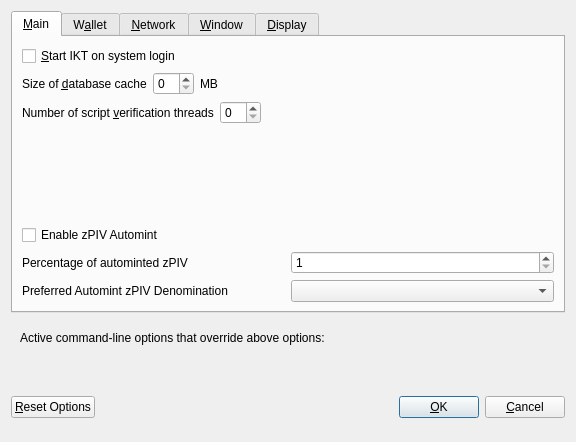
<?xml version="1.0" encoding="UTF-8"?>
<ui version="4.0">
 <class>OptionsDialog</class>
 <widget class="QDialog" name="OptionsDialog">
  <property name="geometry">
   <rect>
    <x>0</x>
    <y>0</y>
    <width>576</width>
    <height>442</height>
   </rect>
  </property>
  <property name="windowTitle">
   <string>Options</string>
  </property>
  <property name="modal">
   <bool>true</bool>
  </property>
  <layout class="QVBoxLayout" name="verticalLayout">
   <item>
    <widget class="QTabWidget" name="tabWidget">
     <property name="currentIndex">
      <number>0</number>
     </property>
     <widget class="QWidget" name="tabMain">
      <attribute name="title">
       <string>&amp;Main</string>
      </attribute>
      <layout class="QVBoxLayout" name="verticalLayout_Main">
       <item>
        <widget class="QCheckBox" name="bitcoinAtStartup">
         <property name="toolTip">
          <string>Automatically start IKT after logging in to the system.</string>
         </property>
         <property name="text">
          <string>&amp;Start IKT on system login</string>
         </property>
        </widget>
       </item>
       <item>
        <layout class="QHBoxLayout" name="horizontalLayout_2_Main">
         <item>
          <widget class="QLabel" name="databaseCacheLabel">
           <property name="text">
            <string>Size of &amp;database cache</string>
           </property>
           <property name="textFormat">
            <enum>Qt::PlainText</enum>
           </property>
           <property name="buddy">
            <cstring>databaseCache</cstring>
           </property>
          </widget>
         </item>
         <item>
          <widget class="QSpinBox" name="databaseCache"/>
         </item>
         <item>
          <widget class="QLabel" name="databaseCacheUnitLabel">
           <property name="text">
            <string>MB</string>
           </property>
           <property name="textFormat">
            <enum>Qt::PlainText</enum>
           </property>
          </widget>
         </item>
         <item>
          <spacer name="horizontalSpacer_2_Main">
           <property name="orientation">
            <enum>Qt::Horizontal</enum>
           </property>
           <property name="sizeHint" stdset="0">
            <size>
             <width>40</width>
             <height>20</height>
            </size>
           </property>
          </spacer>
         </item>
        </layout>
       </item>
       <item>
        <layout class="QHBoxLayout" name="horizontalLayout_3_Main">
         <item>
          <widget class="QLabel" name="threadsScriptVerifLabel">
           <property name="text">
            <string>Number of script &amp;verification threads</string>
           </property>
           <property name="textFormat">
            <enum>Qt::PlainText</enum>
           </property>
           <property name="buddy">
            <cstring>threadsScriptVerif</cstring>
           </property>
          </widget>
         </item>
         <item>
          <widget class="QSpinBox" name="threadsScriptVerif">
           <property name="toolTip">
            <string>(0 = auto, &lt;0 = leave that many cores free)</string>
           </property>
          </widget>
         </item>
         <item>
          <spacer name="horizontalSpacer_3_Main">
           <property name="orientation">
            <enum>Qt::Horizontal</enum>
           </property>
           <property name="sizeHint" stdset="0">
            <size>
             <width>40</width>
             <height>20</height>
            </size>
           </property>
          </spacer>
         </item>
        </layout>
       </item>
       <item>
        <spacer name="verticalSpacer_2">
         <property name="orientation">
          <enum>Qt::Vertical</enum>
         </property>
         <property name="sizeHint" stdset="0">
          <size>
           <width>20</width>
           <height>40</height>
          </size>
         </property>
        </spacer>
       </item>
       <item>
        <widget class="QCheckBox" name="checkBoxZeromintEnable">
         <property name="toolTip">
          <string>Enable automatic minting of PIV units to zPIV</string>
         </property>
         <property name="layoutDirection">
          <enum>Qt::LeftToRight</enum>
         </property>
         <property name="text">
          <string>Enable zPIV Automint</string>
         </property>
        </widget>
       </item>
       <item>
        <layout class="QHBoxLayout" name="horizontalLayout_3">
         <item>
          <widget class="QLabel" name="percentage_label">
           <property name="toolTip">
            <string>Percentage of incoming PIV which get automatically converted to zPIV via Zerocoin Protocol (min: 10%)</string>
           </property>
           <property name="text">
            <string>Percentage of autominted zPIV</string>
           </property>
          </widget>
         </item>
         <item>
          <widget class="QSpinBox" name="zeromintPercentage">
           <property name="minimum">
            <number>1</number>
           </property>
           <property name="maximum">
            <number>100</number>
           </property>
          </widget>
         </item>
        </layout>
       </item>
       <item>
        <layout class="QHBoxLayout" name="horizontalLayout" stretch="0,0">
         <property name="sizeConstraint">
          <enum>QLayout::SetFixedSize</enum>
         </property>
         <item>
          <widget class="QLabel" name="labelPreferredDenom">
           <property name="maximumSize">
            <size>
             <width>16777215</width>
             <height>16777215</height>
            </size>
           </property>
           <property name="toolTip">
            <string>Wait with automatic conversion to Zerocoin until enough PIV for this denomination is available</string>
           </property>
           <property name="text">
            <string>Preferred Automint zPIV Denomination</string>
           </property>
          </widget>
         </item>
         <item>
          <widget class="QComboBox" name="preferredDenom">
           <property name="maximumSize">
            <size>
             <width>16777215</width>
             <height>27</height>
            </size>
           </property>
           <property name="toolTip">
            <string>Wait with automatic conversion to Zerocoin until enough PIV for this denomination is available</string>
           </property>
           <property name="maxVisibleItems">
            <number>9</number>
           </property>
           <property name="maxCount">
            <number>9</number>
           </property>
          </widget>
         </item>
        </layout>
       </item>
      </layout>
     </widget>
     <widget class="QWidget" name="tabWallet">
      <attribute name="title">
       <string>W&amp;allet</string>
      </attribute>
      <layout class="QVBoxLayout" name="verticalLayout_Wallet">
       <item>
        <layout class="QHBoxLayout" name="horizontalLayout_2_Wallet">
         <item>
          <widget class="QLabel" name="labelStakeSplitThresholdText">
           <property name="text">
            <string>Stake split threshold:</string>
           </property>
          </widget>
         </item>
         <item>
          <widget class="QSpinBox" name="spinBoxStakeSplitThreshold">
           <property name="minimum">
            <number>1</number>
           </property>
           <property name="maximum">
            <number>999999</number>
           </property>
          </widget>
         </item>
        </layout>
       </item>
       <item>
        <widget class="QGroupBox" name="groupBox">
         <property name="title">
          <string>Expert</string>
         </property>
         <layout class="QVBoxLayout" name="verticalLayout_2">
          <item>
           <widget class="QCheckBox" name="coinControlFeatures">
            <property name="toolTip">
             <string>Whether to show coin control features or not.</string>
            </property>
            <property name="text">
             <string>Enable coin &amp;control features</string>
            </property>
           </widget>
          </item>
          <item>
           <widget class="QCheckBox" name="showMasternodesTab">
            <property name="toolTip">
             <string>Show additional tab listing all your masternodes in first sub-tab&lt;br/&gt;and all masternodes on the network in second sub-tab.</string>
            </property>
            <property name="text">
             <string>Show Masternodes Tab</string>
            </property>
           </widget>
          </item>
          <item>
           <widget class="QCheckBox" name="spendZeroConfChange">
            <property name="toolTip">
             <string>If you disable the spending of unconfirmed change, the change from a transaction&lt;br/&gt;cannot be used until that transaction has at least one confirmation.&lt;br/&gt;This also affects how your balance is computed.</string>
            </property>
            <property name="text">
             <string>&amp;Spend unconfirmed change</string>
            </property>
           </widget>
          </item>
         </layout>
        </widget>
       </item>
       <item>
        <spacer name="verticalSpacer_Wallet">
         <property name="orientation">
          <enum>Qt::Vertical</enum>
         </property>
         <property name="sizeHint" stdset="0">
          <size>
           <width>20</width>
           <height>40</height>
          </size>
         </property>
        </spacer>
       </item>
      </layout>
     </widget>
     <widget class="QWidget" name="tabNetwork">
      <attribute name="title">
       <string>&amp;Network</string>
      </attribute>
      <layout class="QVBoxLayout" name="verticalLayout_Network">
       <item>
        <widget class="QCheckBox" name="mapPortUpnp">
         <property name="toolTip">
          <string>Automatically open the IKT client port on the router. This only works when your router supports UPnP and it is enabled.</string>
         </property>
         <property name="text">
          <string>Map port using &amp;UPnP</string>
         </property>
        </widget>
       </item>
       <item>
        <widget class="QCheckBox" name="allowIncoming">
         <property name="toolTip">
          <string>Accept connections from outside</string>
         </property>
         <property name="text">
          <string>Allow incoming connections</string>
         </property>
        </widget>
       </item>
       <item>
        <widget class="QCheckBox" name="connectSocks">
         <property name="toolTip">
          <string>Connect to the IKT network through a SOCKS5 proxy.</string>
         </property>
         <property name="text">
          <string>&amp;Connect through SOCKS5 proxy (default proxy):</string>
         </property>
        </widget>
       </item>
       <item>
        <layout class="QHBoxLayout" name="horizontalLayout_1_Network">
         <item>
          <widget class="QLabel" name="proxyIpLabel">
           <property name="text">
            <string>Proxy &amp;IP:</string>
           </property>
           <property name="textFormat">
            <enum>Qt::PlainText</enum>
           </property>
           <property name="buddy">
            <cstring>proxyIp</cstring>
           </property>
          </widget>
         </item>
         <item>
          <widget class="QValidatedLineEdit" name="proxyIp">
           <property name="minimumSize">
            <size>
             <width>140</width>
             <height>0</height>
            </size>
           </property>
           <property name="maximumSize">
            <size>
             <width>140</width>
             <height>16777215</height>
            </size>
           </property>
           <property name="toolTip">
            <string>IP address of the proxy (e.g. IPv4: 127.0.0.1 / IPv6: ::1)</string>
           </property>
          </widget>
         </item>
         <item>
          <widget class="QLabel" name="proxyPortLabel">
           <property name="text">
            <string>&amp;Port:</string>
           </property>
           <property name="textFormat">
            <enum>Qt::PlainText</enum>
           </property>
           <property name="buddy">
            <cstring>proxyPort</cstring>
           </property>
          </widget>
         </item>
         <item>
          <widget class="QLineEdit" name="proxyPort">
           <property name="minimumSize">
            <size>
             <width>55</width>
             <height>0</height>
            </size>
           </property>
           <property name="maximumSize">
            <size>
             <width>55</width>
             <height>16777215</height>
            </size>
           </property>
           <property name="toolTip">
            <string>Port of the proxy (e.g. 9050)</string>
           </property>
          </widget>
         </item>
         <item>
          <spacer name="horizontalSpacer_1_Network">
           <property name="orientation">
            <enum>Qt::Horizontal</enum>
           </property>
           <property name="sizeHint" stdset="0">
            <size>
             <width>40</width>
             <height>20</height>
            </size>
           </property>
          </spacer>
         </item>
        </layout>
       </item>
       <item>
        <spacer name="verticalSpacer_Network">
         <property name="orientation">
          <enum>Qt::Vertical</enum>
         </property>
         <property name="sizeHint" stdset="0">
          <size>
           <width>20</width>
           <height>40</height>
          </size>
         </property>
        </spacer>
       </item>
      </layout>
     </widget>
     <widget class="QWidget" name="tabWindow">
      <attribute name="title">
       <string>&amp;Window</string>
      </attribute>
      <layout class="QVBoxLayout" name="verticalLayout_Window">
       <item>
        <widget class="QCheckBox" name="minimizeToTray">
         <property name="toolTip">
          <string>Show only a tray icon after minimizing the window.</string>
         </property>
         <property name="text">
          <string>&amp;Minimize to the tray instead of the taskbar</string>
         </property>
        </widget>
       </item>
       <item>
        <widget class="QCheckBox" name="minimizeOnClose">
         <property name="toolTip">
          <string>Minimize instead of exit the application when the window is closed. When this option is enabled, the application will be closed only after selecting Quit in the menu.</string>
         </property>
         <property name="text">
          <string>M&amp;inimize on close</string>
         </property>
        </widget>
       </item>
       <item>
        <spacer name="verticalSpacer_Window">
         <property name="orientation">
          <enum>Qt::Vertical</enum>
         </property>
         <property name="sizeHint" stdset="0">
          <size>
           <width>20</width>
           <height>40</height>
          </size>
         </property>
        </spacer>
       </item>
      </layout>
     </widget>
     <widget class="QWidget" name="tabDisplay">
      <attribute name="title">
       <string>&amp;Display</string>
      </attribute>
      <layout class="QVBoxLayout" name="verticalLayout_Display">
       <item>
        <layout class="QHBoxLayout" name="horizontalLayout_1_Display">
         <item>
          <widget class="QLabel" name="langLabel">
           <property name="text">
            <string>User Interface &amp;language:</string>
           </property>
           <property name="textFormat">
            <enum>Qt::PlainText</enum>
           </property>
           <property name="buddy">
            <cstring>lang</cstring>
           </property>
          </widget>
         </item>
         <item>
          <widget class="QValueComboBox" name="lang">
           <property name="toolTip">
            <string>The user interface language can be set here. This setting will take effect after restarting IKT.</string>
           </property>
          </widget>
         </item>
        </layout>
       </item>
       <item>
        <widget class="QLabel" name="label_3">
         <property name="toolTip">
          <string notr="true"/>
         </property>
         <property name="statusTip">
          <string notr="true"/>
         </property>
         <property name="whatsThis">
          <string notr="true"/>
         </property>
         <property name="accessibleName">
          <string notr="true"/>
         </property>
         <property name="text">
          <string>Language missing or translation incomplete? Help contributing translations here:
https://www.transifex.com/innoket-project/innoket-project-translations</string>
         </property>
         <property name="wordWrap">
          <bool>true</bool>
         </property>
         <property name="openExternalLinks">
          <bool>true</bool>
         </property>
         <property name="textInteractionFlags">
          <set>Qt::TextBrowserInteraction</set>
         </property>
        </widget>
       </item>
       <item>
        <layout class="QHBoxLayout" name="horizontalLayout_4_Display" stretch="0,0">
         <item>
          <widget class="QLabel" name="themeLabel">
           <property name="text">
            <string>User Interface Theme:</string>
           </property>
          </widget>
         </item>
         <item>
          <widget class="QValueComboBox" name="theme"/>
         </item>
        </layout>
       </item>
       <item>
        <widget class="Line" name="line">
         <property name="orientation">
          <enum>Qt::Horizontal</enum>
         </property>
        </widget>
       </item>
       <item>
        <layout class="QHBoxLayout" name="horizontalLayout_2_Display">
         <item>
          <widget class="QLabel" name="unitLabel">
           <property name="text">
            <string>&amp;Unit to show amounts in:</string>
           </property>
           <property name="textFormat">
            <enum>Qt::PlainText</enum>
           </property>
           <property name="buddy">
            <cstring>unit</cstring>
           </property>
          </widget>
         </item>
         <item>
          <widget class="QValueComboBox" name="unit">
           <property name="toolTip">
            <string>Choose the default subdivision unit to show in the interface and when sending coins.</string>
           </property>
          </widget>
         </item>
        </layout>
       </item>
       <item>
        <layout class="QHBoxLayout" name="horizontalLayout_5_Display">
         <item>
          <widget class="QLabel" name="digitsLabel">
           <property name="text">
            <string>Decimal digits</string>
           </property>
          </widget>
         </item>
         <item>
          <widget class="QValueComboBox" name="digits"/>
         </item>
        </layout>
       </item>
       <item>
        <widget class="QCheckBox" name="checkBoxHideZeroBalances">
         <property name="toolTip">
          <string>Hide empty balances</string>
         </property>
         <property name="layoutDirection">
          <enum>Qt::LeftToRight</enum>
         </property>
         <property name="text">
          <string>Hide empty balances</string>
         </property>
        </widget>
       </item>
       <item>
        <layout class="QHBoxLayout" name="horizontalLayout_3_Display">
         <item>
          <widget class="QLabel" name="thirdPartyTxUrlsLabel">
           <property name="toolTip">
            <string>Third party URLs (e.g. a block explorer) that appear in the transactions tab as context menu items. %s in the URL is replaced by transaction hash. Multiple URLs are separated by vertical bar |.</string>
           </property>
           <property name="text">
            <string>Third party transaction URLs</string>
           </property>
           <property name="buddy">
            <cstring>thirdPartyTxUrls</cstring>
           </property>
          </widget>
         </item>
         <item>
          <widget class="QLineEdit" name="thirdPartyTxUrls">
           <property name="toolTip">
            <string>Third party URLs (e.g. a block explorer) that appear in the transactions tab as context menu items. %s in the URL is replaced by transaction hash. Multiple URLs are separated by vertical bar |.</string>
           </property>
          </widget>
         </item>
        </layout>
       </item>
       <item>
        <spacer name="verticalSpacer">
         <property name="orientation">
          <enum>Qt::Vertical</enum>
         </property>
         <property name="sizeHint" stdset="0">
          <size>
           <width>20</width>
           <height>40</height>
          </size>
         </property>
        </spacer>
       </item>
      </layout>
     </widget>
    </widget>
   </item>
   <item>
    <widget class="QFrame" name="frame">
     <layout class="QVBoxLayout" name="verticalLayout_Bottom">
      <item>
       <layout class="QHBoxLayout" name="horizontalLayout_Bottom">
        <item>
         <widget class="QLabel" name="overriddenByCommandLineInfoLabel">
          <property name="text">
           <string>Active command-line options that override above options:</string>
          </property>
          <property name="textFormat">
           <enum>Qt::PlainText</enum>
          </property>
         </widget>
        </item>
        <item>
         <spacer name="horizontalSpacer_Bottom">
          <property name="orientation">
           <enum>Qt::Horizontal</enum>
          </property>
          <property name="sizeHint" stdset="0">
           <size>
            <width>40</width>
            <height>20</height>
           </size>
          </property>
         </spacer>
        </item>
       </layout>
      </item>
      <item>
       <widget class="QLabel" name="overriddenByCommandLineLabel">
        <property name="text">
         <string/>
        </property>
        <property name="textFormat">
         <enum>Qt::PlainText</enum>
        </property>
        <property name="wordWrap">
         <bool>true</bool>
        </property>
       </widget>
      </item>
     </layout>
    </widget>
   </item>
   <item>
    <layout class="QHBoxLayout" name="horizontalLayout_Buttons">
     <item>
      <widget class="QPushButton" name="resetButton">
       <property name="toolTip">
        <string>Reset all client options to default.</string>
       </property>
       <property name="text">
        <string>&amp;Reset Options</string>
       </property>
       <property name="autoDefault">
        <bool>false</bool>
       </property>
      </widget>
     </item>
     <item>
      <spacer name="horizontalSpacer_1">
       <property name="orientation">
        <enum>Qt::Horizontal</enum>
       </property>
       <property name="sizeHint" stdset="0">
        <size>
         <width>40</width>
         <height>48</height>
        </size>
       </property>
      </spacer>
     </item>
     <item>
      <widget class="QLabel" name="statusLabel">
       <property name="minimumSize">
        <size>
         <width>200</width>
         <height>0</height>
        </size>
       </property>
       <property name="font">
        <font>
         <weight>75</weight>
         <bold>true</bold>
        </font>
       </property>
       <property name="text">
        <string/>
       </property>
       <property name="textFormat">
        <enum>Qt::PlainText</enum>
       </property>
       <property name="wordWrap">
        <bool>true</bool>
       </property>
      </widget>
     </item>
     <item>
      <spacer name="horizontalSpacer_2">
       <property name="orientation">
        <enum>Qt::Horizontal</enum>
       </property>
       <property name="sizeHint" stdset="0">
        <size>
         <width>40</width>
         <height>48</height>
        </size>
       </property>
      </spacer>
     </item>
     <item>
      <widget class="QPushButton" name="okButton">
       <property name="text">
        <string>&amp;OK</string>
       </property>
       <property name="autoDefault">
        <bool>false</bool>
       </property>
       <property name="default">
        <bool>true</bool>
       </property>
      </widget>
     </item>
     <item>
      <widget class="QPushButton" name="cancelButton">
       <property name="text">
        <string>&amp;Cancel</string>
       </property>
       <property name="autoDefault">
        <bool>false</bool>
       </property>
      </widget>
     </item>
    </layout>
   </item>
  </layout>
 </widget>
 <customwidgets>
  <customwidget>
   <class>QValidatedLineEdit</class>
   <extends>QLineEdit</extends>
   <header>qvalidatedlineedit.h</header>
  </customwidget>
  <customwidget>
   <class>QValueComboBox</class>
   <extends>QComboBox</extends>
   <header>qvaluecombobox.h</header>
  </customwidget>
 </customwidgets>
 <resources/>
 <connections/>
</ui>
